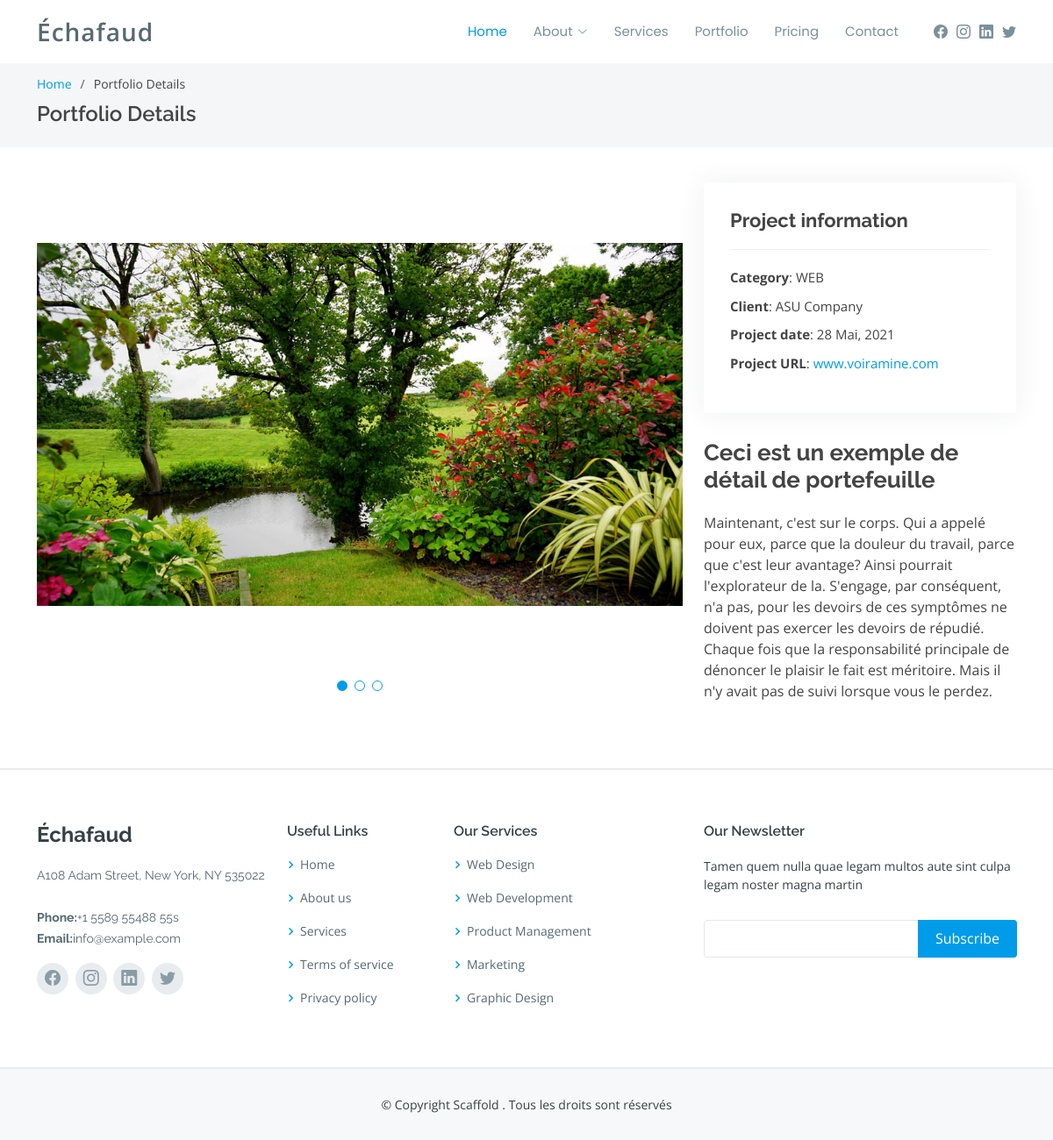
Page /details/3/ on the committed database.
### website/models.py (models this page shows, shortened)
class Website(models.Model):
    name_site = models.CharField(max_length=255)
    description_service = models.TextField()
    description_portfolio = models.TextField()
    call_action = models.TextField()
    description_testimonial = models.TextField()
    description_team = models.TextField()
    description_client = models.TextField()
    description_pricing = models.TextField()
    description_newletter = models.TextField()
    location = models.CharField(max_length=255)
    email = models.EmailField()
    contact = models.CharField(max_length=255)
    maps = models.TextField()
    copyrights = models.CharField(max_length=255)
    date_add = models.DateTimeField(auto_now_add=True)
    date_update = models.DateTimeField(auto_now=True)
    status = models.BooleanField(default=True)
    class Meta():
        verbose_name = 'Website'
        verbose_name_plural = 'Websites'

class SocialIcon(models.Model):
    name = models.CharField(max_length=255)
    link = models.CharField(max_length=255)
    icon = models.CharField(max_length=255)
    date_add = models.DateTimeField(auto_now_add=True)
    date_update = models.DateTimeField(auto_now=True)
    status = models.BooleanField(default=True)
    class Meta():
        verbose_name = 'SocialIcon'
        verbose_name_plural = 'SocialIcons'

### portfolio/models.py (models this page shows, shortened)
class PictureProject(models.Model):
    picture = models.FileField(upload_to='PictureProject_file')
    projet = models.ForeignKey("portfolio.Project", related_name='project_pictures', on_delete=models.CASCADE, null=True, blank=True)
    date_add = models.DateTimeField(auto_now_add=True)
    date_update = models.DateTimeField(auto_now=True)
    status = models.BooleanField(default=True)
    class Meta():
        verbose_name = 'PictureProject'
        verbose_name_plural = 'PictureProjects'

class Project(models.Model):
    name = models.CharField(max_length=255)
    title = models.CharField(max_length=255)
    description = models.TextField()
    client = models.CharField(max_length=255)
    date_project = models.DateField()
    url_project = models.CharField(max_length=255)
    categorie = models.ForeignKey("portfolio.Category", related_name='cate_projects', on_delete=models.CASCADE, null=True, blank=True)
    date_add = models.DateTimeField(auto_now_add=True)
    date_update = models.DateTimeField(auto_now=True)
    status = models.BooleanField(default=True)
    class Meta():
        verbose_name = 'Project'
        verbose_name_plural = 'Projects'

class Category(models.Model):
    name = models.CharField(max_length=255)
    date_add = models.DateTimeField(auto_now_add=True)
    date_update = models.DateTimeField(auto_now=True)
    status = models.BooleanField(default=True)
    class Meta():
        verbose_name = 'Category'
        verbose_name_plural = 'Categorys'

### website/views.py (the view)
# urls.py: path('details/<int:id>/', views.portfolio, name="detail"),
def portfolio(request, id):
    website = models.Website.objects.filter(status=True).first()
    projet = models_portfolio.Project.objects.get(id=id)
    return render(request, "portfolio-details.html", locals())

### scafflod/context_processors.py (called while the page is built)
def my_data(request):
    sociaux = models.SocialIcon.objects.filter(status=True)
    return locals()

### templates/portfolio-details.html (shortened to what this page needs)
{% extends 'base/base.html' %}
{% load static %}
{% block content %}
  <main id="main">
    <section id="breadcrumbs" class="breadcrumbs">
      <div class="container">
        <ol>
          <li><a href="{% url 'index' %}">Home</a></li>
          <li>Portfolio Details</li>
        </ol>
        <h2>Portfolio Details</h2>
      </div>
    </section>
    <section id="portfolio-details" class="portfolio-details">
      <div class="container">
        <div class="row gy-4">
          <div class="col-lg-8">
            <div class="portfolio-details-slider swiper-container">
              <div class="swiper-wrapper align-items-center">
                {% for image in projet.project_pictures.all %}
                  <div class="swiper-slide">
                    <img src="{{image.picture.url}}" alt="">
                  </div>
                {% endfor %}
              </div>
              <div class="swiper-pagination"></div>
            </div>
          </div>
          <div class="col-lg-4">
            <div class="portfolio-info">
              <h3>Project information</h3>
              <ul>
                <li><strong>Category</strong>: {{ projet.categorie.name }}</li>
                <li><strong>Client</strong>: {{ projet.client}}</li>
                <li><strong>Project date</strong>: {{ projet.date_project|date:'d F, Y'|title }}</li>
                <li><strong>Project URL</strong>: <a href="#">{{ projet.url_project }}</a></li>
              </ul>
            </div>
            <div class="portfolio-description">
              <h2>{{ projet.title}}</h2>
              <p>{{ projet.description}}</p>
            </div>
          </div>
        </div>
      </div>
    </section>
  </main>
{% endblock content %}

### templates/base/base.html (shortened to what this page needs)
{% load static %}
<!DOCTYPE html>
<html lang="en">
<head>
  <link href="{% static 'assets/vendor/aos/aos.css' %}" rel="stylesheet">
  <link href="{% static 'assets/vendor/bootstrap/css/bootstrap.min.css' %}" rel="stylesheet">
  <link href="{% static 'assets/vendor/bootstrap-icons/bootstrap-icons.css' %}" rel="stylesheet">
  <link href="{% static 'assets/vendor/boxicons/css/boxicons.min.css' %}" rel="stylesheet">
  <link href="{% static 'assets/vendor/glightbox/css/glightbox.min.css' %}" rel="stylesheet">
  <link href="{% static 'assets/vendor/swiper/swiper-bundle.min.css' %}" rel="stylesheet">
  <link href="{% static 'assets/css/style.css' %}" rel="stylesheet">
</head>
<body>
  <header id="header" class="fixed-top d-flex align-items-center">
    <div class="container d-flex align-items-center">
      <div class="logo me-auto">
        <h1><a href="{% url 'index' %}">{{ website.name_site }}</a></h1>
      </div>
      <nav id="navbar" class="navbar order-last order-lg-0">
        <ul>
          <li><a class="nav-link scrollto active" href="{% url 'index' %}">Home</a></li>
          <li class="dropdown"><a href="#"><span>About</span> <i class="bi bi-chevron-down"></i></a>
          </li>
          <li><a class="nav-link scrollto" href="{% url 'index' %}#services">Services</a></li>
          <li><a class="nav-link scrollto " href="{% url 'index' %}#portfolio">Portfolio</a></li>
          <li><a class="nav-link scrollto" href="{% url 'index' %}#pricing">Pricing</a></li>
          <li><a class="nav-link scrollto" href="{% url 'index' %}#contact">Contact</a></li>
        </ul>
      </nav>
      <div class="header-social-links d-flex align-items-center">
      {% for social in sociaux %}
          <a href="{{ social.lien }}" class="twitter"><i class="{{ social.icon }}"></i></a>
      {% endfor %}
      </div>
    </div>
  </header>
  {% block content %}
  {% endblock content %}
  <footer id="footer">
    <div class="footer-top">
      <div class="container">
        <div class="row">
          <div class="col-lg-3 col-md-6">
            <div class="footer-info">
                <h3>{{ website.name_site }}</h3>
                <p>
                  {{ website.location }}<br><br>
                  <strong>Phone:</strong>{{ website.contact }}<br>
                  <strong>Email:</strong>{{ website.email }}<br>
                </p>
              <div class="social-links mt-3">
                {% for social in sociaux %}
                  <a href="{{ social.lien }}" class="twitter"><i class="{{ social.icon }}"></i></a>
                {% endfor %}
              </div>
            </div>
          </div>
          <div class="col-lg-2 col-md-6 footer-links">
            <h4>Useful Links</h4>
            <ul>
              <li><i class="bx bx-chevron-right"></i> <a href="{% url 'index' %}">Home</a></li>
              <li><i class="bx bx-chevron-right"></i> <a href="{% url 'index' %}#about">About us</a></li>
              <li><i class="bx bx-chevron-right"></i> <a href="{% url 'index' %}#service">Services</a></li>
              <li><i class="bx bx-chevron-right"></i> <a href="{% url 'index' %}#team">Terms of service</a></li>
              <li><i class="bx bx-chevron-right"></i> <a href="#">Privacy policy</a></li>
            </ul>
          </div>
          <div class="col-lg-3 col-md-6 footer-links">
            <h4>Our Services</h4>
            <ul>
              <li><i class="bx bx-chevron-right"></i> <a href="#">Web Design</a></li>
              <li><i class="bx bx-chevron-right"></i> <a href="#">Web Development</a></li>
              <li><i class="bx bx-chevron-right"></i> <a href="#">Product Management</a></li>
              <li><i class="bx bx-chevron-right"></i> <a href="#">Marketing</a></li>
              <li><i class="bx bx-chevron-right"></i> <a href="#">Graphic Design</a></li>
            </ul>
          </div>
          <div class="col-lg-4 col-md-6 footer-newsletter">
            <h4>Our Newsletter</h4>
            <p>{{ website.description_newletter }}</p>
            <form action="#" method="POST" id="form">
              <input type="email" name="email" v-model="email"><input type="submit" @click.prevent="registersEmail" value="Subscribe">
            </form>
          </div>
        </div>
      </div>
    </div>
    <div class="container">
      <div class="copyright">{{ website.copyrights }}</div>
    </div>
  </footer>
</body>
</html>

### rows in the picture
Website: name_site "Échafaud", location "A108 Adam Street, New York, NY 535022", contact "+1 5589 55488 55s", email "info@example.com", description_newletter "Tamen quem nulla quae legam multos aute sint culpa legam noster magna martin", copyrights "© Copyright Scaffold . Tous les droits sont réservés"
PictureProject: picture (picture)
Project: categorie.name "WEB", client "ASU Company", date_project "28 Mai, 2021", url_project "www.voiramine.com", title "Ceci est un exemple de détail de portefeuille", description "Maintenant, c'est sur le corps. Qui a appelé pour eux, parce que la douleur du travail, parce que c'est leur avantage? Ainsi pourrait l'explorateur de la. S'engage, par conséquent, n'a pas, pour les devoirs de ces symptômes ne doivent pas exercer les devoirs de répudié. Chaque fois que la responsabilité principale de dénoncer le plaisir le fait est méritoire. Mais il n'y avait pas de suivi lorsque vous le perdez."
